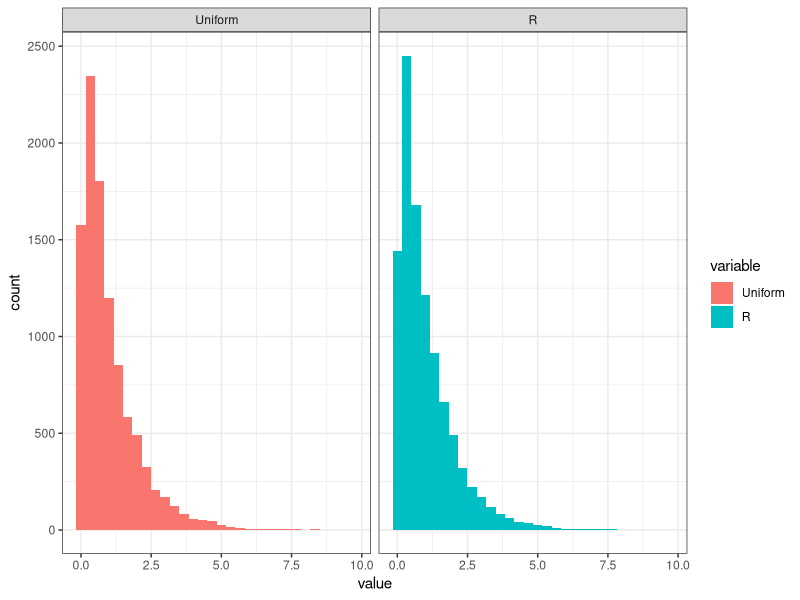
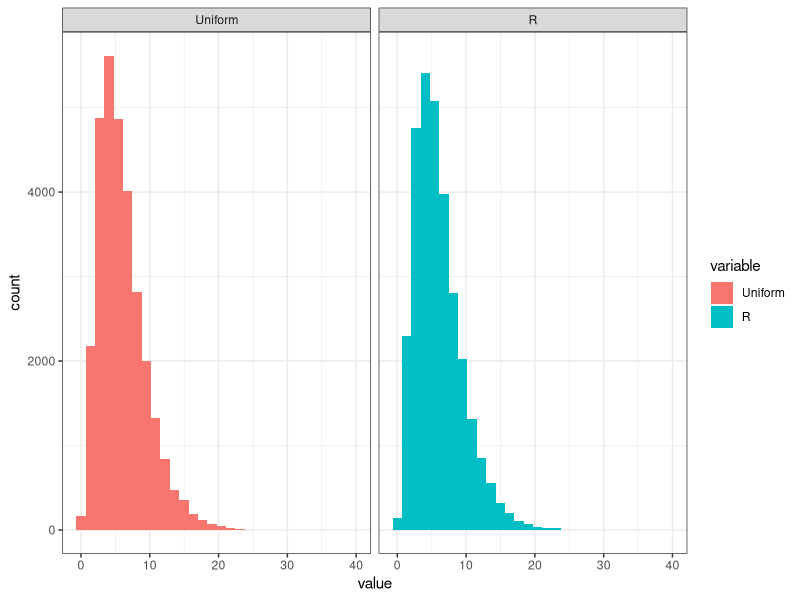

Reproduce these figures in R, in order.
## ---- chunk 1
knitr::opts_chunk$set(echo = TRUE,warning = FALSE,message = FALSE)
library(ggplot2)
library(reshape2)
library(dplyr)
theme_set(theme_bw())
## ---- chunk 2
Nsim <- 10^4
U <- runif(Nsim)
X <- -log(U)
Y = rexp(Nsim)
plot_d <- data.frame(Uniform=X,R=Y)
ggplot(plot_d %>% melt,aes(x=value))+geom_histogram(aes(fill=variable))+facet_grid(.~variable)
## ---- chunk 3
U <- runif(3*10^4)
U <- matrix(data = U,nrow = 3)
X <- -log(U)
X <- 2*apply(X,2,sum)
Y <- rchisq(3*10^4,df=6)
plot_d <- data.frame(Uniform=X,R=Y)
ggplot(plot_d %>% melt,aes(x=value))+geom_histogram(aes(fill=variable))+facet_grid(.~variable)
